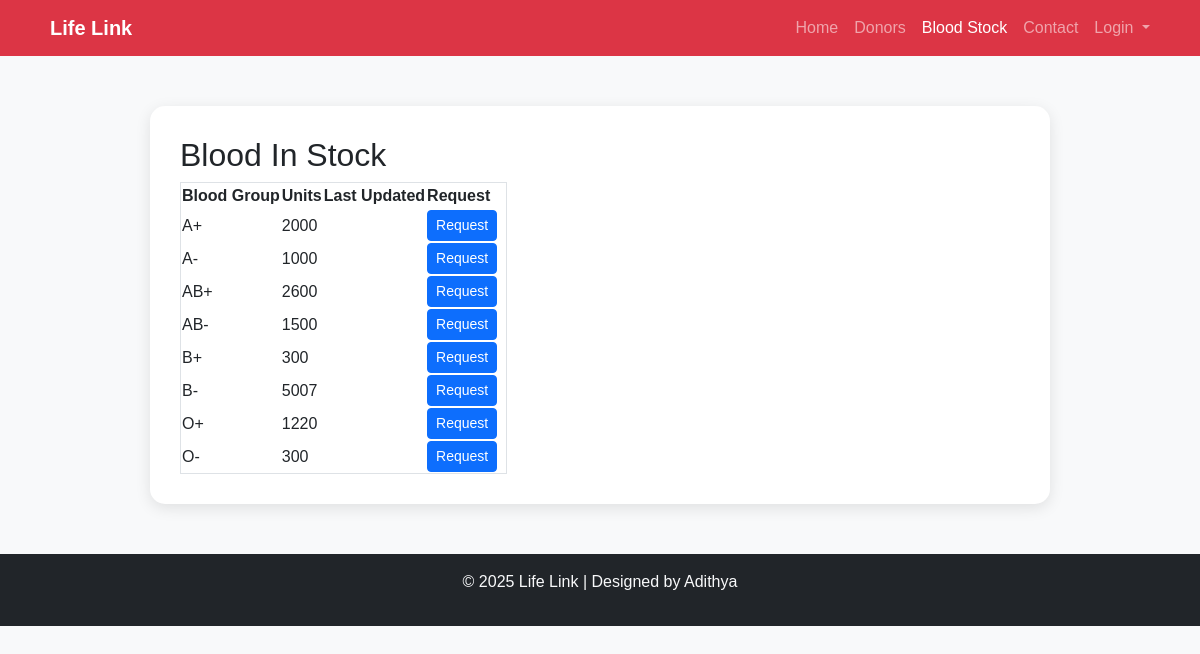
The page /stock_details/ (signed in) on the database as committed earlier.
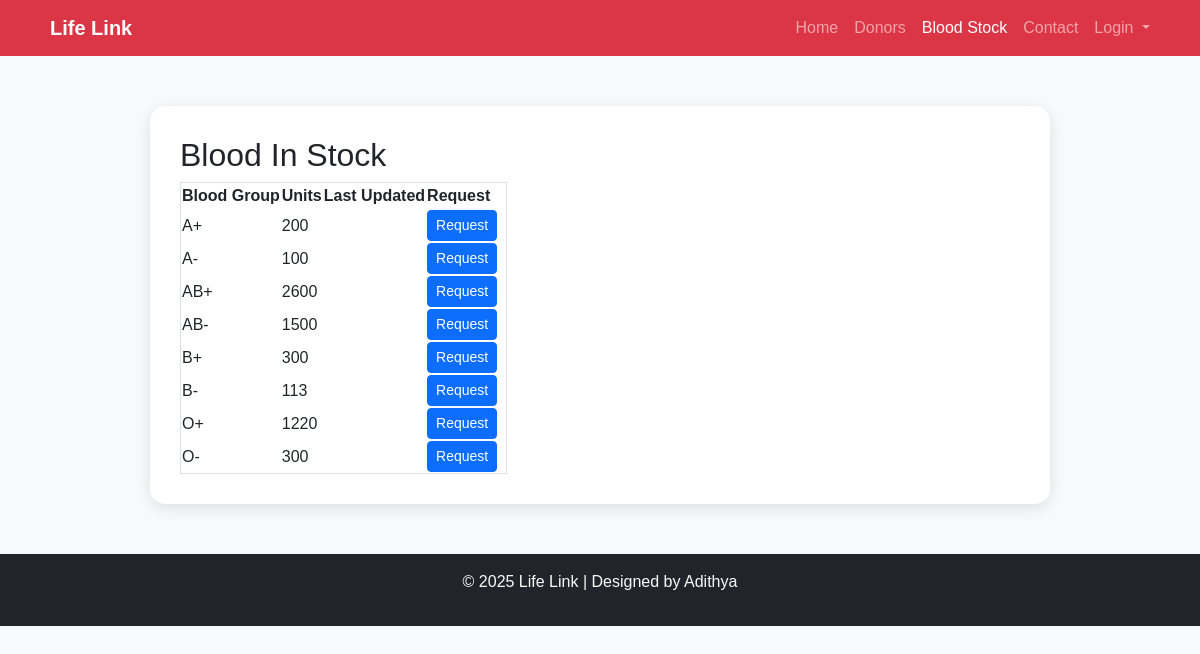
The same page on the database as committed later.
### blood_bank_app/models.py (models this page shows, shortened)
class BloodStock(models.Model):
    BLOOD_GROUP = BLOOD_GROUP_CHOICES
    blood_group = models.CharField(max_length=5,choices=BLOOD_GROUP_CHOICES, unique=True)
    units = models.PositiveIntegerField(default=0)
    collected_date = models.DateField(default=date.today)
    expiry_date = models.DateField(blank=True, null=True)

### blood_bank_app/views.py (the view)
# urls.py: path('stock_details/', views.stock_details, name='stock_details'),
@login_required
def stock_details(request):
    stocks = BloodStock.objects.all().order_by('blood_group')
    return render(request, 'patient/stock_details.html', {'stocks': stocks})

### blood_bank_app/templates/patient/stock_details.html (shortened to what this page needs)
<!DOCTYPE html>
<html lang="en">
<head>
  <link href="https://cdn.jsdelivr.net/npm/bootstrap@5.3.3/dist/css/bootstrap.min.css" rel="stylesheet">
</head>
<body>
  <nav class="navbar navbar-expand-lg navbar-dark bg-danger">
    <div class="container">
      <a class="navbar-brand fw-bold" href="#">Life Link</a>
      <div class="collapse navbar-collapse" id="navbarNav">
        <ul class="navbar-nav ms-auto">
          <li class="nav-item"><a class="nav-link" href="{% url 'home' %}">Home</a></li>
          <li class="nav-item"><a class="nav-link" href="#">Donors</a></li>
          <li class="nav-item"><a class="nav-link active" href="{% url 'blood_stock_list' %}">Blood Stock</a></li>
          <li class="nav-item"><a class="nav-link" href="{% url 'contact' %}">Contact</a></li>
          <li class="nav-item dropdown">
            <a class="nav-link dropdown-toggle" href="#" id="loginDropdown" role="button" data-bs-toggle="dropdown">
              Login
            </a>
          </li>
        </ul>
      </div>
    </div>
  </nav>
  <section class="contact-section">
    <div class="contact-card">
      <h2>Blood In Stock</h2>
    <table class="border">
        <thead>
            <tr>
                <th>Blood Group</th>
                <th>Units</th>
                <th>Last Updated</th>
                <th>Request</th>
            </tr>
        </thead>
        <tbody>
            {% for stock in stocks %}
            <tr>
                <td>{{ stock.blood_group }}</td>
                <td>{{ stock.units }}</td>
                <td>{{ stock.last_updated|date:"Y-m-d" }}</td>
                <td>
                  <a href="{% url 'update_blood_stock' stock.id %}" class="btn btn-primary btn-sm me-2">
                     Request
                  </a>
                </td>
            </tr>
            {% empty %}
            <tr><td colspan="4">No stock records found.</td></tr>
            {% endfor %}
        </tbody>
    </table>
    </div>
  </section>
  <footer class="text-center py-3 bg-dark text-light">
    <p>© 2025 Life Link  | Designed by Adithya</p>
  </footer>
</body>
</html>

### blood_bank_app/templates/patient/stock_details.html (style rules this page uses)
body { font-family: 'Poppins', sans-serif; background-color: #f8f9fa; }
.contact-section { margin: 50px auto; max-width: 900px; }
.contact-card { background: white; border-radius: 15px; box-shadow: 0 4px 15px rgba(0, 0, 0, 0.1); padding: 30px; }

Rows that differ between the two databases and show on the page:
changed BloodStock (number 1 of 8 on the later page): units "2000" → "200"
changed BloodStock (number 2 of 8 on the later page): units "1000" → "100"
changed BloodStock (number 6 of 8 on the later page): units "5007" → "113"
